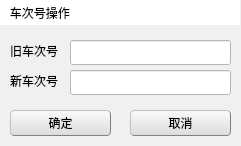
  <widget class="QWidget" name="widget" native="true">
   <property name="geometry">
    <rect>
     <x>0</x>
     <y>0</y>
     <width>241</width>
     <height>146</height>
    </rect>
   </property>
   <property name="styleSheet">
    <string notr="true">background-color: rgb(240, 240, 240);</string>
   </property>
   <widget class="QLineEdit" name="lineEdit_3">
    <property name="geometry">
     <rect>
      <x>70</x>
      <y>40</y>
      <width>161</width>
      <height>25</height>
     </rect>
    </property>
    <property name="focusPolicy">
     <enum>Qt::WheelFocus</enum>
    </property>
    <property name="styleSheet">
     <string notr="true">background-color: rgb(255, 255, 255);
</string>
    </property>
   </widget>
   <widget class="QLabel" name="PassWordTittle">
    <property name="geometry">
     <rect>
      <x>0</x>
      <y>0</y>
      <width>240</width>
      <height>25</height>
     </rect>
    </property>
    <property name="minimumSize">
     <size>
      <width>240</width>
      <height>25</height>
     </size>
    </property>
    <property name="maximumSize">
     <size>
      <width>10000</width>
      <height>25</height>
     </size>
    </property>
    <property name="styleSheet">
     <string notr="true">background-color: rgb(255, 255, 255);
</string>
    </property>
    <property name="text">
     <string>   车次号操作</string>
    </property>
   </widget>
   <widget class="QPushButton" name="pushButton_3">
    <property name="geometry">
     <rect>
      <x>10</x>
      <y>110</y>
      <width>101</width>
      <height>26</height>
     </rect>
    </property>
    <property name="styleSheet">
     <string notr="true">QPushButton{background-color: rgb(240, 240, 240);}
QPushButton{border:1px groove gray;border-radius:4px;padding:2px 4px;border-style:outset;}
QPushButton:hover{background-color: rgb(229, 241, 251);color:black}
QPushButton:pressed{background-color: rgb(204, 228, 247);border-style:inset}
QPushButton{background-color: qlineargradient(spread:pad, x1:0, y1:1, x2:0, y2:0, stop:0 rgba(220, 220, 220, 255), stop:1 rgba(250, 250, 250, 255));}</string>
    </property>
    <property name="text">
     <string>确定</string>
    </property>
   </widget>
   <widget class="QPushButton" name="pushButton_4">
    <property name="geometry">
     <rect>
      <x>130</x>
      <y>110</y>
      <width>101</width>
      <height>26</height>
     </rect>
    </property>
    <property name="styleSheet">
     <string notr="true">QPushButton{background-color: rgb(240, 240, 240);}
QPushButton{border:1px groove gray;border-radius:4px;padding:2px 4px;border-style:outset;}
QPushButton:hover{background-color: rgb(229, 241, 251);color:black}
QPushButton:pressed{background-color: rgb(204, 228, 247);border-style:inset}
QPushButton{background-color: qlineargradient(spread:pad, x1:0, y1:1, x2:0, y2:0, stop:0 rgba(220, 220, 220, 255), stop:1 rgba(250, 250, 250, 255));}</string>
    </property>
    <property name="text">
     <string>取消</string>
    </property>
   </widget>
   <widget class="QLineEdit" name="lineEdit_2">
    <property name="geometry">
     <rect>
      <x>70</x>
      <y>70</y>
      <width>161</width>
      <height>25</height>
     </rect>
    </property>
    <property name="focusPolicy">
     <enum>Qt::WheelFocus</enum>
    </property>
    <property name="styleSheet">
     <string notr="true">background-color: rgb(255, 255, 255);
</string>
    </property>
   </widget>
   <widget class="QLabel" name="label">
    <property name="geometry">
     <rect>
      <x>10</x>
      <y>40</y>
      <width>51</width>
      <height>21</height>
     </rect>
    </property>
    <property name="text">
     <string>旧车次号</string>
    </property>
   </widget>
   <widget class="QLabel" name="label_2">
    <property name="geometry">
     <rect>
      <x>10</x>
      <y>70</y>
      <width>51</width>
      <height>21</height>
     </rect>
    </property>
    <property name="text">
     <string>新车次号</string>
    </property>
   </widget>
  </widget>
